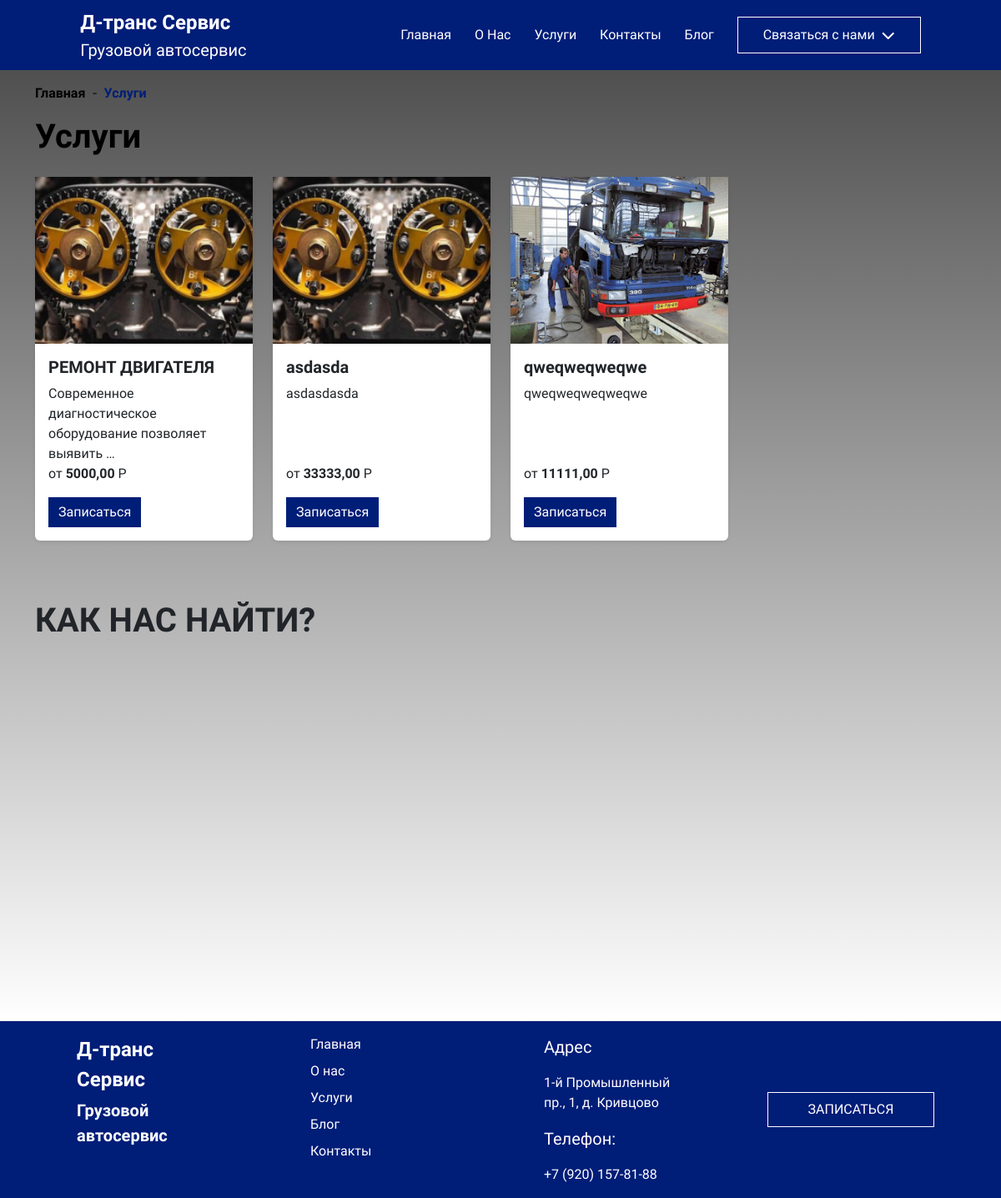
The app's page /services, older data.
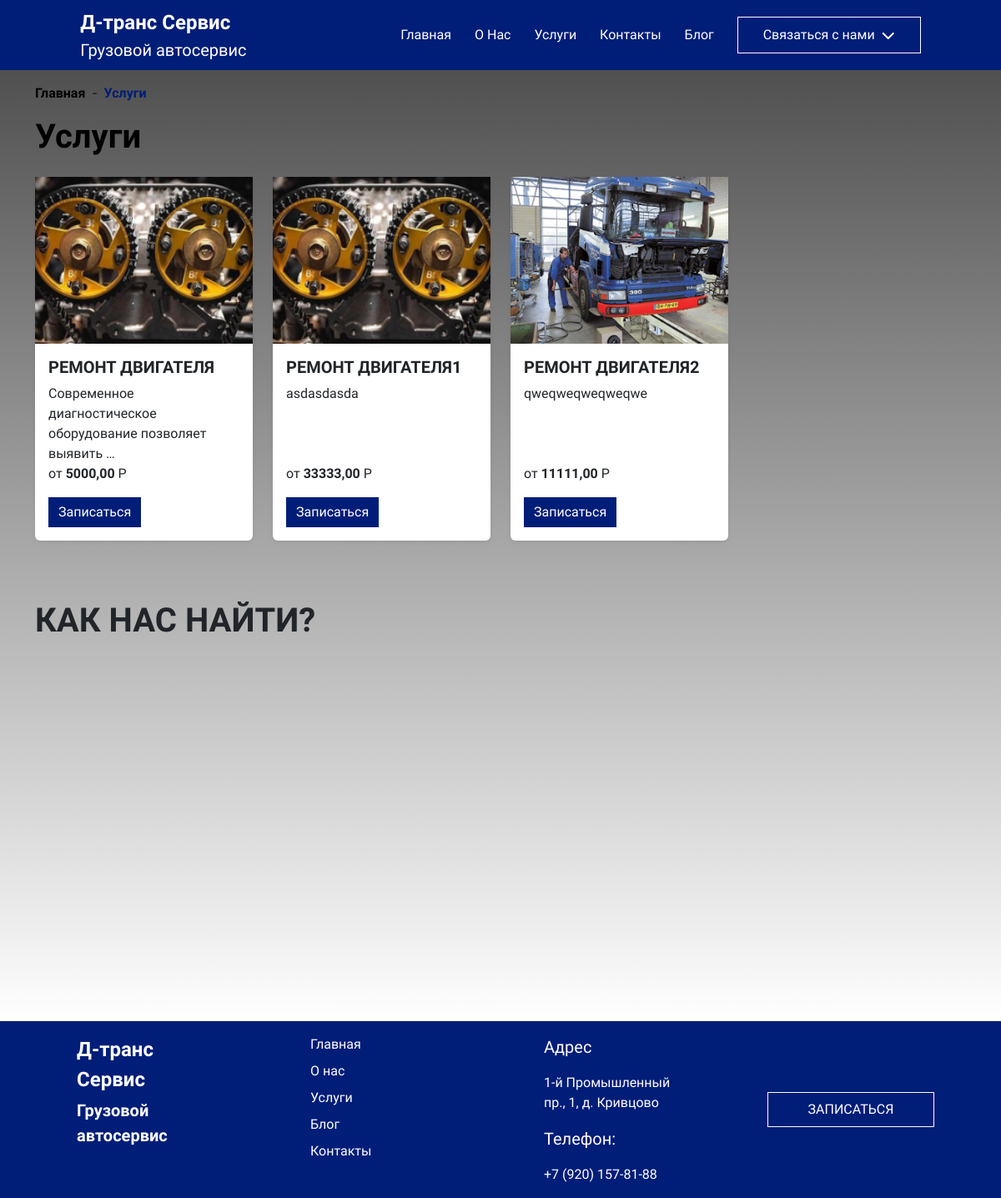
The same page, newer data.
### website/models.py (models this page shows, shortened)
class Service(models.Model):
    name = models.CharField(max_length=200, unique=True)
    slug = models.SlugField(max_length=200, unique=True)
    description = HTMLField()
    price = models.DecimalField(max_digits=10, decimal_places=2)

class ServiceImage(models.Model):
    service = models.ForeignKey(Service, related_name='images', on_delete=models.CASCADE)
    image = models.ImageField(upload_to='services/')

### website/views.py (the view)
# urls.py: path('services', views.services, name='services'),
def services(request):
    services = Service.objects.all()
    page_obj = Service.objects.all()
    return render(request, 'services.html',{'services':services, 'page_obj': page_obj})

### website/templates/services.html
{% extends "base.html" %}
{% load static %}
{% block content %}
<div class="container pt-3">
    <div class="row">
        <div class="col-12 d-flex">
            <a href="/" style="text-decoration: none; color:black;" class="fw-semibold fs-6">Главная</a>
            <p class="mx-2 fw-semibold fs-6"> - </p>
            <p style="color: #001D78;" class="fw-semibold fs-6">Услуги</p>
        </div>
    </div>
    <div class="row">
        <div class="col-12">
            <h1 class="fw-bold text-black">Услуги</h1>
        </div>
    </div>
</div>
<div class="container">
    <div class="row mt-3" style="height: fit-content;">
        {% for service in page_obj %}
        <div class="custom-col-5 mb-4">
            <div class="card shadow-sm" style="height: 100%; border: 0;">
                <img src="{{ service.images.first.image.url }}" alt="{{ service.name }}" class="card-img-top" style="height: 200px;">
                <div class="card-body justify-content-between">
                    <div class="top">
                        <h5 class="card-title fw-bold">{{ service.name }}</h5>
                        {{ service.description|truncatewords:5|safe }}
                    </div>
                    <div class="bottom">
                        <p class="card-price" style='height: fit-content;'>от <span class="fw-semibold">{{ service.price }}</span> Р</p>
                        <a href="services/{{ service.slug }}" class="btn btn-primary">Записаться</a>
                    </div>
                </div>
            </div>
        </div>
        {% endfor %}
    </div>
</div>
<div class="container mt-5 pb-5">
    <div class="row">
        <div class="col-12">
            <h1 class="fw-bold">КАК НАС НАЙТИ?</h1>
        </div>
    </div>
    <div class="row">
        <div class="col-12" style="height: 50vh;">
            <iframe src="https://yandex.com/map-widget/v1/?from=mapframe&ll=35.834758%2C56.815627&mode=search&oid=230496914041&ol=biz&z=16" width="100%" height="100%" frameborder="1" allowfullscreen="true" style="position:relative;"></iframe>
        </div>
    </div>
</div>
{% endblock content %}

Row changes from the older to the newer data that the page shows:
changed Service "asdasdasda": name "asdasda" → "РЕМОНТ ДВИГАТЕЛЯ1"
changed Service "qweqweqweqweqwe": name "qweqweqweqwe" → "РЕМОНТ ДВИГАТЕЛЯ2"
